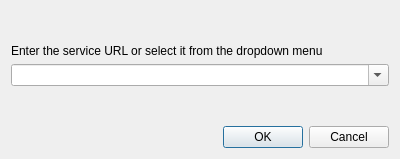
<?xml version="1.0" encoding="UTF-8"?>
<ui version="4.0">
 <class>Dialog</class>
 <widget class="QDialog" name="Dialog">
  <property name="geometry">
   <rect>
    <x>0</x>
    <y>0</y>
    <width>400</width>
    <height>159</height>
   </rect>
  </property>
  <property name="windowTitle">
   <string>Dialog</string>
  </property>
  <layout class="QVBoxLayout" name="verticalLayout">
   <item>
    <spacer name="verticalSpacer_2">
     <property name="orientation">
      <enum>Qt::Vertical</enum>
     </property>
     <property name="sizeHint" stdset="0">
      <size>
       <width>20</width>
       <height>40</height>
      </size>
     </property>
    </spacer>
   </item>
   <item>
    <widget class="QLabel" name="label">
     <property name="text">
      <string>Enter the service URL or select it from the dropdown menu</string>
     </property>
    </widget>
   </item>
   <item>
    <widget class="QComboBox" name="comboBox">
     <property name="editable">
      <bool>true</bool>
     </property>
    </widget>
   </item>
   <item>
    <spacer name="verticalSpacer">
     <property name="orientation">
      <enum>Qt::Vertical</enum>
     </property>
     <property name="sizeHint" stdset="0">
      <size>
       <width>20</width>
       <height>40</height>
      </size>
     </property>
    </spacer>
   </item>
   <item>
    <widget class="QDialogButtonBox" name="buttonBox">
     <property name="orientation">
      <enum>Qt::Horizontal</enum>
     </property>
     <property name="standardButtons">
      <set>QDialogButtonBox::Cancel|QDialogButtonBox::Ok</set>
     </property>
    </widget>
   </item>
  </layout>
 </widget>
 <resources/>
 <connections/>
</ui>
